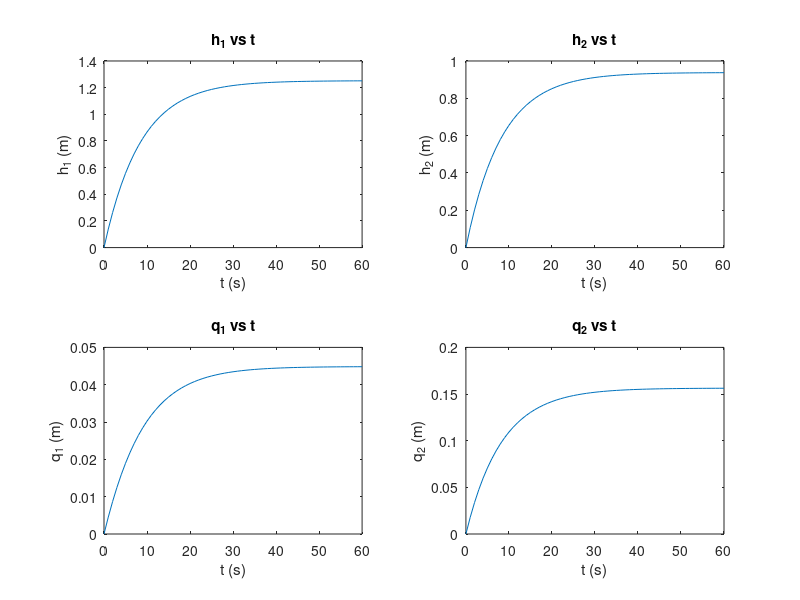
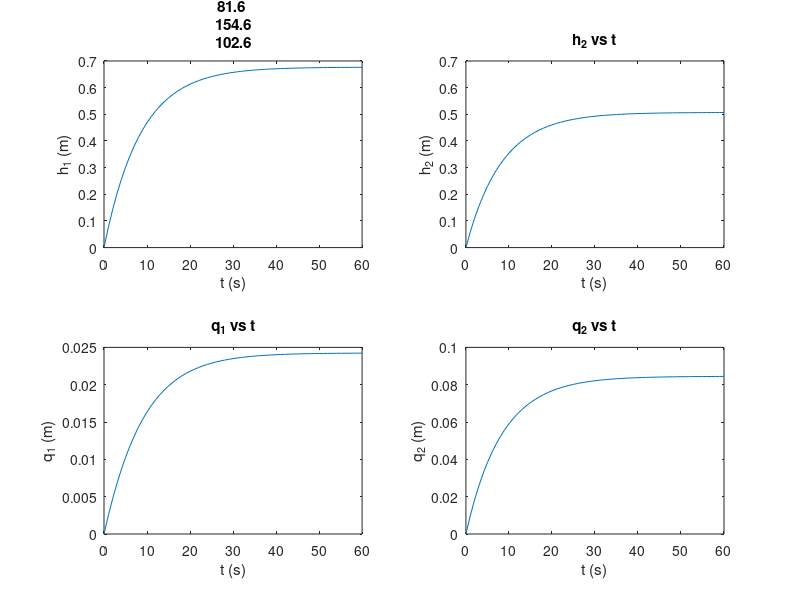
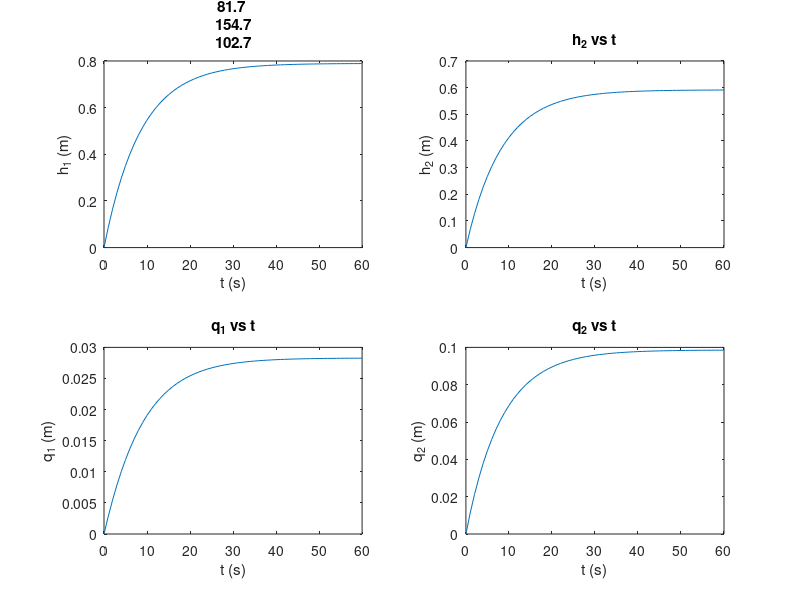
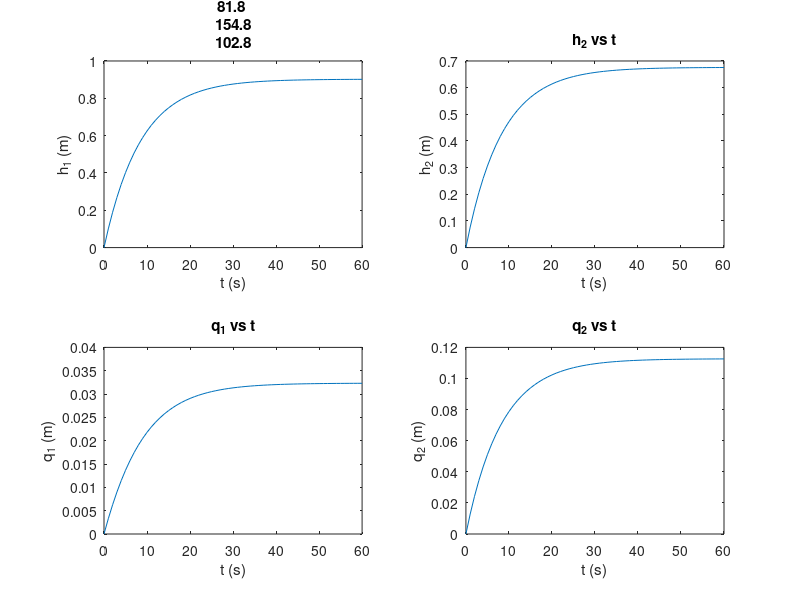

Here is the MATLAB script that generated these plots, in order:
%% Parametros
c1=1;%capacitancias area de la seccion
c2=1;
r1=7;%resistencia
r2=6;
q=1.11;%caudal maximo de la fuente, bomba presurizadora 
tmax=60;
dt=1;
t=0:dt:tmax;
%variables:
h1=zeros(1,length(t));
h2=zeros(1,length(t));
q1=zeros(1,length(t));
q2=zeros(1,length(t));
%inicializando:
h1(1)=0;h2(1)=0;q1(1)=0;q2(1)=0;
%% Ecuaciones
for n=2:length(t)
    h1(n)=(r1*c1*h1(n-1)+r1*c2*h2(n-1)/(r1+r2+r1*r2*c2)+q/c1)/(1+c1*r1-1/(r1+r2+r1*r2*c2));
    h2(n)=((c1*r1+1)*c2*h2(n-1)/c1+c1*r1*h1(n-1)/(1+c1*r1)+q/c2)/((r1*r2*c2+r1+r2)*(1+c1*r1)/(r1*r2*c1)-1/(1+r1*c1));
    q1(n)=(h1(n)-h2(n))/r1;
    q2(n)=h2(n)/r2;
    t(n)=t(n-1)+dt;
end
%% Imprimir Resultados h y q
close all
figure()
subplot(2,2,1)
plot(t,h1)
title("h_{1} vs t")
ylabel("h_{1} (m)")
xlabel("t (s)")
subplot(2,2,2)
plot(t,h2)
title("h_{2} vs t")
ylabel("h_{2} (m)")
xlabel("t (s)")
subplot(2,2,3)
plot(t,q1)
title("q_{1} vs t")
ylabel("q_{1} (m)")
xlabel("t (s)")
subplot(2,2,4)
plot(t,q2)
title("q_{2} vs t")
ylabel("q_{2} (m)")
xlabel("t (s)")
%% Para valores diferentes de q
% Parametros
c1=1;%capacitancias area de la seccion
c2=1;
r1=7;%resistencia
r2=6;
q=[0.6 0.7 0.8 0.9 1.11];%caudal de la fuente, bomba presurizadora 
tmax=60;
dt=1;
t=0:dt:tmax;
%variables:
h1=zeros(1,length(t));
h2=zeros(1,length(t));
q1=zeros(1,length(t));
q2=zeros(1,length(t));
%inicializando:
h1(1)=0;h2(1)=0;q1(1)=0;q2(1)=0;
%ecuaciones
for m=1:length(q)
    for n=2:length(t)
        h1(n)=(r1*c1*h1(n-1)+r1*c2*h2(n-1)/(r1+r2+r1*r2*c2)+q(m)/c1)/(1+c1*r1-1/(r1+r2+r1*r2*c2));
        h2(n)=((c1*r1+1)*c2*h2(n-1)/c1+c1*r1*h1(n-1)/(1+c1*r1)+q(m)/c2)/((r1*r2*c2+r1+r2)*(1+c1*r1)/(r1*r2*c1)-1/(1+r1*c1));
        q1(n)=(h1(n)-h2(n))/r1;
        q2(n)=h2(n)/r2;
        t(n)=t(n-1)+dt;
    end
    %imprimir resultados
    figure()
    subplot(2,2,1)
    plot(t,h1)
    title("h_{1} vs t (q="+q(m)+")")
    ylabel("h_{1} (m)")
    xlabel("t (s)")
    subplot(2,2,2)
    plot(t,h2)
    title("h_{2} vs t")
    ylabel("h_{2} (m)")
    xlabel("t (s)")
    subplot(2,2,3)
    plot(t,q1)
    title("q_{1} vs t")
    ylabel("q_{1} (m)")
    xlabel("t (s)")
    subplot(2,2,4)
    plot(t,q2)
    title("q_{2} vs t")
    ylabel("q_{2} (m)")
    xlabel("t (s)")
end
